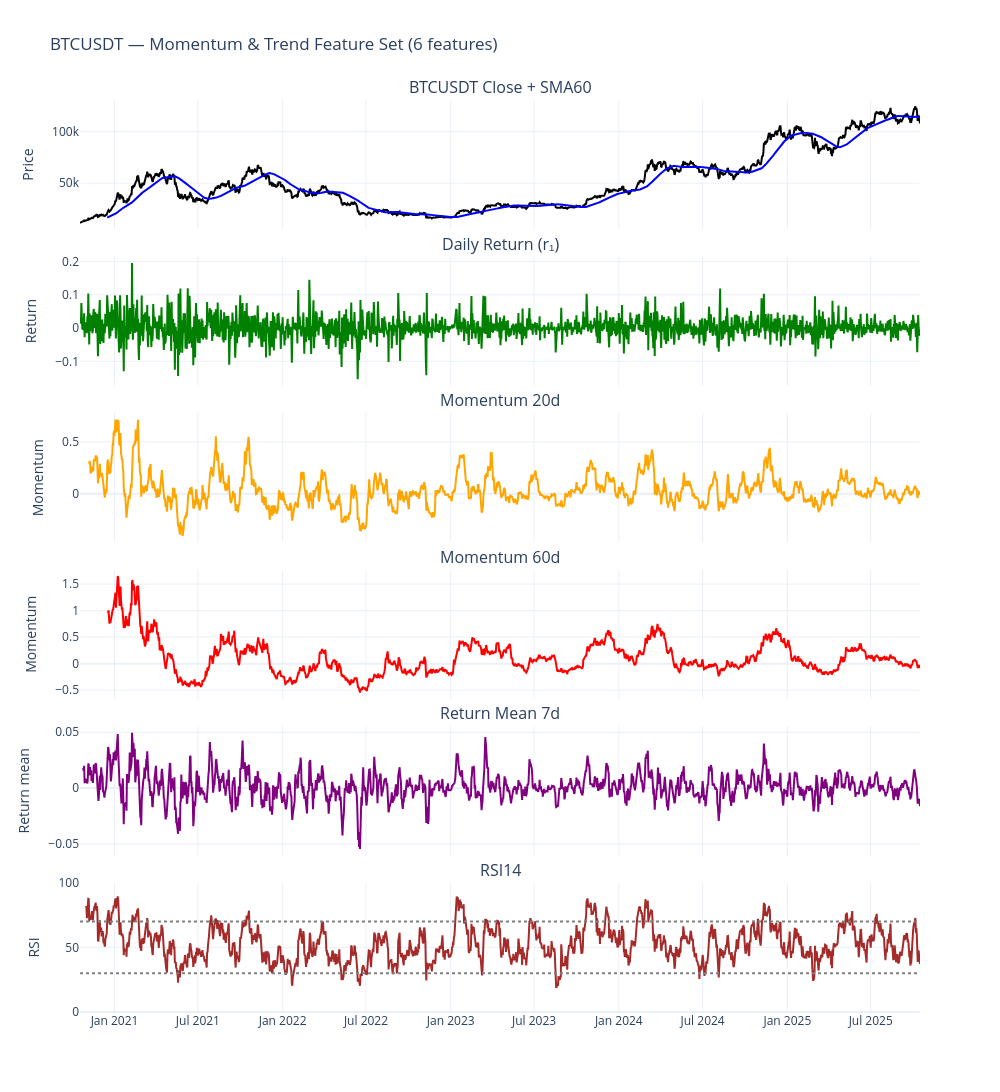

The cell this chart's notebook holds for it:
### Code cell
# === Cell 6a-vis (Full) — visualize all 6 trend features ===
import plotly.graph_objects as go
from plotly.subplots import make_subplots

# Chọn coin để xem chi tiết
sym_list = ["BTCUSDT", "ETHUSDT"]

for sym in sym_list:
    df = features[sym].copy()

    # 6 hàng: Price, Return, Mom20, Mom60, Mean7, RSI14
    fig = make_subplots(
        rows=6, cols=1, shared_xaxes=True, vertical_spacing=0.03,
        subplot_titles=(
            f"{sym} Close + SMA60",
            "Daily Return (r₁)",
            "Momentum 20d",
            "Momentum 60d",
            "Return Mean 7d",
            "RSI14"
        )
    )

    # 1️⃣ Close + SMA60
    fig.add_trace(go.Scatter(x=df.index, y=df["close"], name="Close", line=dict(color="black")), row=1, col=1)
    fig.add_trace(go.Scatter(x=df.index, y=df["close"].rolling(60).mean(), name="SMA60", line=dict(color="blue")), row=1, col=1)

    # 2️⃣ Daily Return
    fig.add_trace(go.Scatter(x=df.index, y=df["ret_1"], name="ret_1", line=dict(color="green")), row=2, col=1)

    # 3️⃣ Momentum 20d
    fig.add_trace(go.Scatter(x=df.index, y=df["mom_20"], name="mom_20", line=dict(color="orange")), row=3, col=1)

    # 4️⃣ Momentum 60d
    fig.add_trace(go.Scatter(x=df.index, y=df["mom_60"], name="mom_60", line=dict(color="red")), row=4, col=1)

    # 5️⃣ Mean Return 7d
    fig.add_trace(go.Scatter(x=df.index, y=df["ret_mean_7"], name="ret_mean_7", line=dict(color="purple")), row=5, col=1)

    # 6️⃣ RSI14
    fig.add_trace(go.Scatter(x=df.index, y=df["rsi14"], name="RSI14", line=dict(color="brown")), row=6, col=1)
    fig.add_hline(y=70, line_dash="dot", line_color="gray", row=6, col=1)
    fig.add_hline(y=30, line_dash="dot", line_color="gray", row=6, col=1)

    fig.update_layout(
        height=1200, width=1000,
        title_text=f"{sym} — Momentum & Trend Feature Set (6 features)",
        showlegend=False,
        template="plotly_white"
    )

    fig.update_yaxes(title_text="Price", row=1, col=1)
    fig.update_yaxes(title_text="Return", row=2, col=1)
    fig.update_yaxes(title_text="Momentum", row=3, col=1)
    fig.update_yaxes(title_text="Momentum", row=4, col=1)
    fig.update_yaxes(title_text="Return mean", row=5, col=1)
    fig.update_yaxes(title_text="RSI", row=6, col=1, range=[0, 100])

    fig.show()

### Figure 1 — Plotly figure (JSON) as saved in the notebook; plotly's stock layout.template omitted (floating-point values rounded to 4 significant figures; data arrays with more than 128 entries replaced by an {"elided": "..."} marker saying what was removed)
{"data": [{"line": {"color": "black"}, "name": "Close", "type": "scatter", "x": {"elided": "1825 str values"}, "xaxis": "x", "y": {"elided": "1825 float values"}, "yaxis": "y"}, {"line": {"color": "blue"}, "name": "SMA60", "type": "scatter", "x": {"elided": "1825 str values"}, "xaxis": "x", "y": {"elided": "1825 float values"}, "yaxis": "y"}, {"line": {"color": "green"}, "name": "ret_1", "type": "scatter", "x": {"elided": "1825 str values"}, "xaxis": "x2", "y": {"elided": "1825 float values"}, "yaxis": "y2"}, {"line": {"color": "orange"}, "name": "mom_20", "type": "scatter", "x": {"elided": "1825 str values"}, "xaxis": "x3", "y": {"elided": "1825 float values"}, "yaxis": "y3"}, {"line": {"color": "red"}, "name": "mom_60", "type": "scatter", "x": {"elided": "1825 str values"}, "xaxis": "x4", "y": {"elided": "1825 float values"}, "yaxis": "y4"}, {"line": {"color": "purple"}, "name": "ret_mean_7", "type": "scatter", "x": {"elided": "1825 str values"}, "xaxis": "x5", "y": {"elided": "1825 float values"}, "yaxis": "y5"}, {"line": {"color": "brown"}, "name": "RSI14", "type": "scatter", "x": {"elided": "1825 str values"}, "xaxis": "x6", "y": {"elided": "1825 float values"}, "yaxis": "y6"}], "layout": {"annotations": [{"font": {"size": 16}, "showarrow": false, "text": "BTCUSDT Close + SMA60", "x": 0.5, "xanchor": "center", "xref": "paper", "y": 1, "yanchor": "bottom", "yref": "paper"}, {"font": {"size": 16}, "showarrow": false, "text": "Daily Return (r₁)", "x": 0.5, "xanchor": "center", "xref": "paper", "y": 0.8283, "yanchor": "bottom", "yref": "paper"}, {"font": {"size": 16}, "showarrow": false, "text": "Momentum 20d", "x": 0.5, "xanchor": "center", "xref": "paper", "y": 0.6567, "yanchor": "bottom", "yref": "paper"}, {"font": {"size": 16}, "showarrow": false, "text": "Momentum 60d", "x": 0.5, "xanchor": "center", "xref": "paper", "y": 0.485, "yanchor": "bottom", "yref": "paper"}, {"font": {"size": 16}, "showarrow": false, "text": "Return Mean 7d", "x": 0.5, "xanchor": "center", "xref": "paper", "y": 0.3133, "yanchor": "bottom", "yref": "paper"}, {"font": {"size": 16}, "showarrow": false, "text": "RSI14", "x": 0.5, "xanchor": "center", "xref": "paper", "y": 0.1417, "yanchor": "bottom", "yref": "paper"}], "height": 1200, "shapes": [{"line": {"color": "gray", "dash": "dot"}, "type": "line", "x0": 0, "x1": 1, "xref": "x6 domain", "y0": 70, "y1": 70, "yref": "y6"}, {"line": {"color": "gray", "dash": "dot"}, "type": "line", "x0": 0, "x1": 1, "xref": "x6 domain", "y0": 30, "y1": 30, "yref": "y6"}], "showlegend": false, "title": {"text": "BTCUSDT — Momentum & Trend Feature Set (6 features)"}, "width": 1000, "xaxis": {"anchor": "y", "domain": [0, 1], "matches": "x6", "showticklabels": false}, "xaxis2": {"anchor": "y2", "domain": [0, 1], "matches": "x6", "showticklabels": false}, "xaxis3": {"anchor": "y3", "domain": [0, 1], "matches": "x6", "showticklabels": false}, "xaxis4": {"anchor": "y4", "domain": [0, 1], "matches": "x6", "showticklabels": false}, "xaxis5": {"anchor": "y5", "domain": [0, 1], "matches": "x6", "showticklabels": false}, "xaxis6": {"anchor": "y6", "domain": [0, 1]}, "yaxis": {"anchor": "x", "domain": [0.8583, 1], "title": {"text": "Price"}}, "yaxis2": {"anchor": "x2", "domain": [0.6867, 0.8283], "title": {"text": "Return"}}, "yaxis3": {"anchor": "x3", "domain": [0.515, 0.6567], "title": {"text": "Momentum"}}, "yaxis4": {"anchor": "x4", "domain": [0.3433, 0.485], "title": {"text": "Momentum"}}, "yaxis5": {"anchor": "x5", "domain": [0.1717, 0.3133], "title": {"text": "Return mean"}}, "yaxis6": {"anchor": "x6", "domain": [0, 0.1417], "range": [0, 100], "title": {"text": "RSI"}}}}
